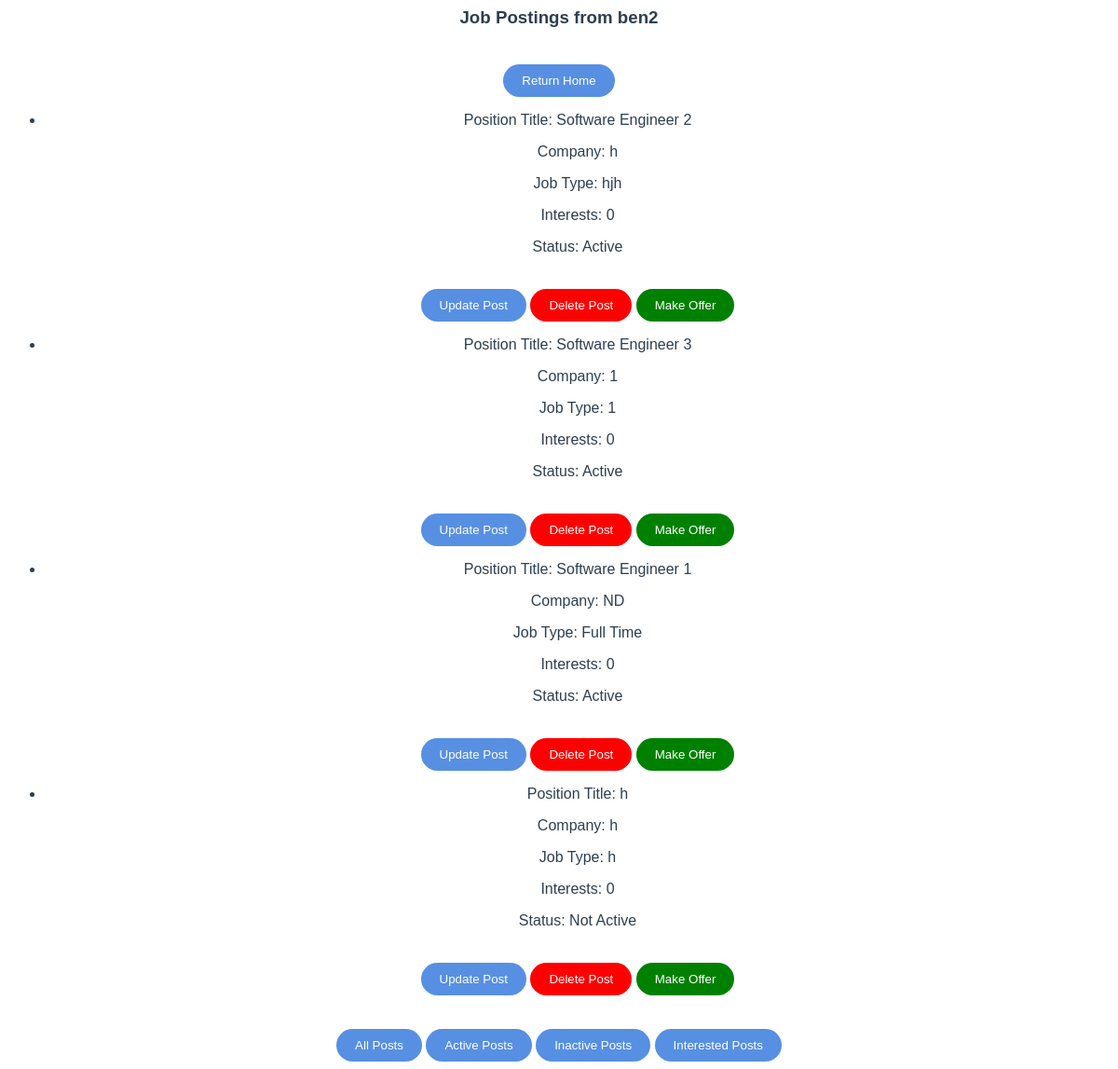
/recruiter/post/view/all (signed in), run on an earlier commit of the app's database.
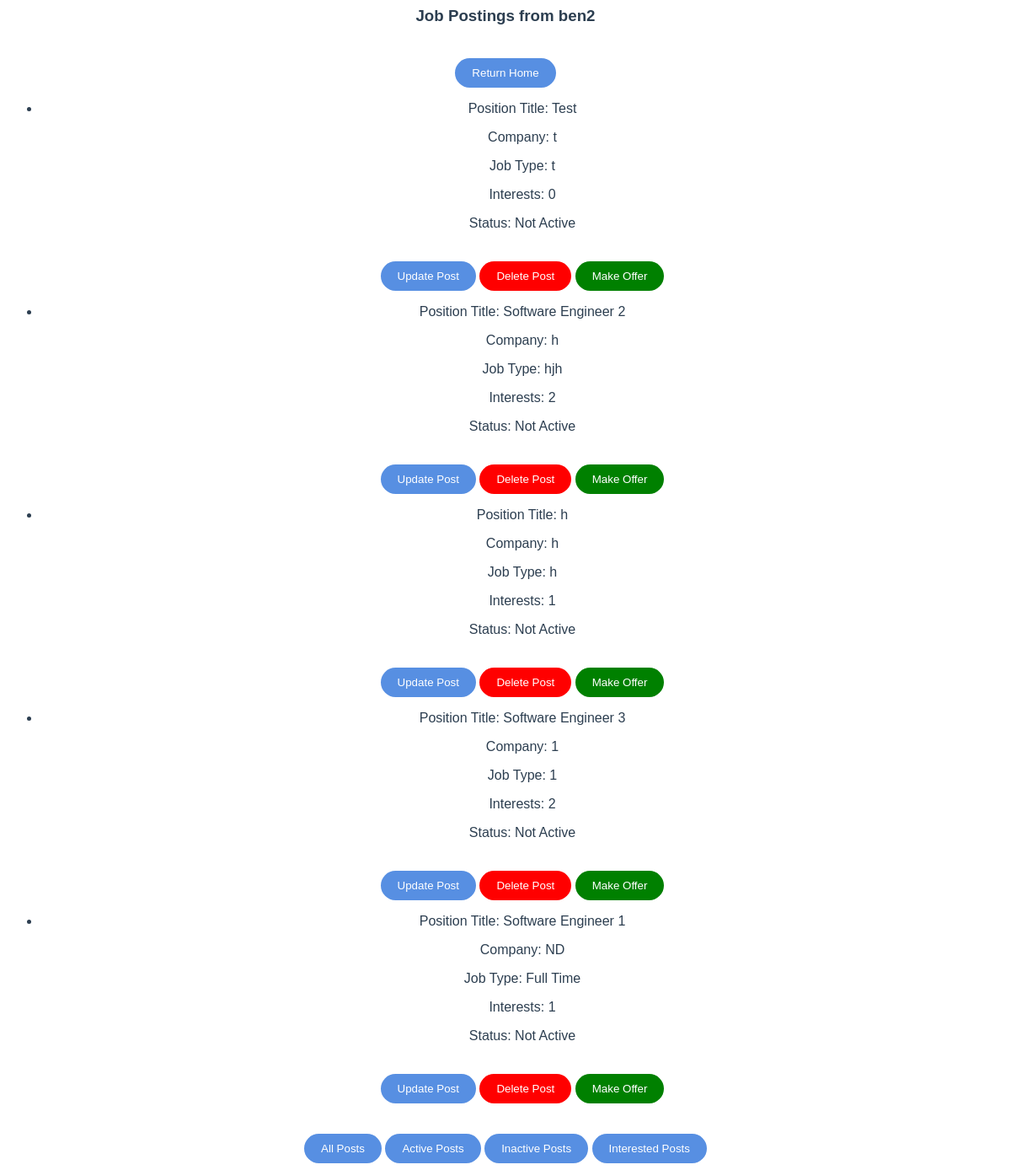
And on a later commit of the database.
### users/models.py (models this page shows, shortened)
class Post(models.Model):
    user = models.ForeignKey(User, on_delete=models.CASCADE)
    interests = models.ManyToManyField(Candidate)
    position_title = models.CharField(max_length=100,default='')
    job_type = models.CharField(max_length=100,default='')
    job_city = models.CharField(max_length=100,default='')
    job_state = models.CharField(max_length=100,default='')
    skills = models.CharField(max_length=100,default='')
    description = models.CharField(max_length=500,default='')
    company = models.CharField(max_length=100,default='')
    expiration_date = models.DateField(default=datetime.date.today)
    is_active = models.BooleanField(default = True)

### users/views.py (the view)
# urls.py: path('recruiter/post/view/all', PostIndexViewAll.as_view(), name='recruiter_post_view_all'),
class PostIndexViewAll(ListView):
    model = Post
    template_name = 'recruiter/view_posts.html'
    context_object_name = 'latest_post_list'
    def get_queryset(self, *args, **kwargs):
        return Post.objects.annotate(num_interested=Count('interests')).filter(user=self.request.user).order_by('-is_active','-expiration_date')

### users/templates/recruiter/view_posts.html (shortened to what this page needs)
{% load static %} <html lang="en">
<head>
    <link rel="stylesheet" type="text/css" href="{% static 'css/style.css' %}">
</head>
<body>
    <h3>Job Postings from {{user.username}}</h3>
    <button><a href="/">Return Home</a></button>
    {% if latest_post_list %}
        <ul>
            {% for post in latest_post_list %}
            <li>
                <p>Position Title: {{ post.position_title }}</p>
                <p>Company: {{ post.company }}</p>
                <p>Job Type: {{ post.job_type }}</p>
                <p>Interests: {{ post.num_interested }}</p>
                {% if post.is_active %}
                    <p>Status: Active</p>
                {% else %}
                    <p>Status: Not Active</p>
                {% endif %}
                <button><a href="/recruiter/post/update/{{post.id}}">Update Post</a></button>
                <button style="background-color: red"><a href="/recruiter/post/delete/{{post.id}}">Delete Post</a></button>
                <button style="background-color: green"><a href="/recruiter/post/view/{{post.id}}">Make Offer</a></button>
            </li>
            {% endfor %}
        </ul>
        {% else %}
        <p> No Posts Available</p>
    {% endif %}
    <button><a href="/recruiter/post/view/all">All Posts</a></button>
    <button><a href="/recruiter/post/view/active">Active Posts</a></button>
    <button><a href="/recruiter/post/view/inactive">Inactive Posts</a></button>
    <button><a href="/recruiter/post/view/interest">Interested Posts</a></button>
</body>
</html>

What changed in the data, as far as the page shows it:
added Post: position_title "Test", company "t", job_type "t", num_interested "0", is_active "Status: Not Active"
changed Post "Software Engineer 2": num_interested "0" → "2"; is_active "Status: Active" → "Status: Not Active"
shown differently, row unchanged: Post (number 3 of 5 on the later page): num_interested "0" → "1"; moves up the list
changed Post "Software Engineer 3": num_interested "0" → "2"; is_active "Status: Active" → "Status: Not Active"
changed Post "Software Engineer 1": num_interested "0" → "1"; is_active "Status: Active" → "Status: Not Active"
